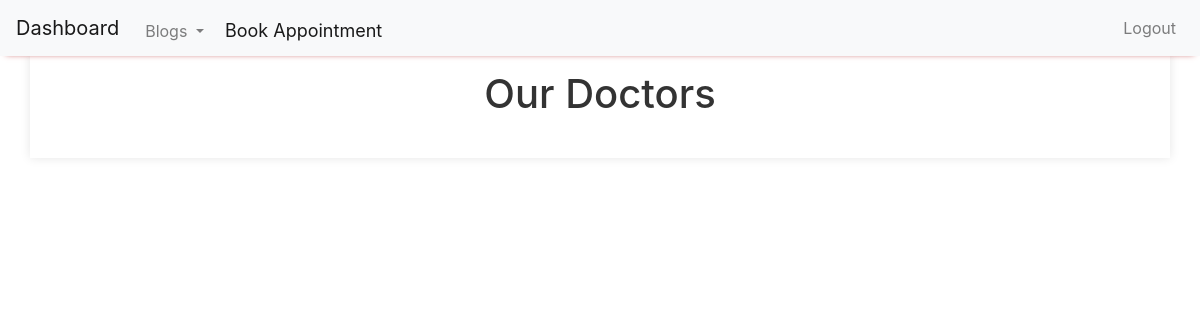
Page /appointment/ on the earlier database version.
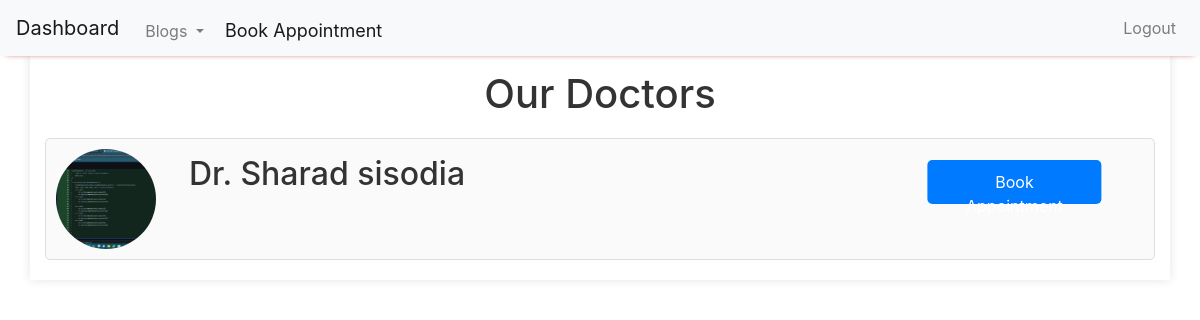
Same page on the later database version.
### formlogin/models.py (models this page shows)
class doctor(models.Model):
    user = models.ForeignKey(User, on_delete=models.CASCADE,blank=True,related_name='doctor')
    d_Username=models.CharField(max_length=20)
    d_Firstname=models.CharField(max_length=50)
    d_Lastname=models.CharField(max_length=50)
    d_Picture=models.FileField(upload_to='images/')
    d_Password=models.CharField(max_length=20)
    d_EmailId=models.CharField(max_length=50)
    d_AddressLi=models.TextField()
    d_City=models.CharField(max_length=25)
    d_State=models.CharField(max_length=25)
    d_Pincode=models.CharField(max_length=14)

### loginform/views.py (the view)
# urls.py: path('appointment/',views.appointment,name="appointment"),
def appointment(request):
    doc = doctor.objects.all()
    return render(request,"appointment.html",{'doc': doc})

### templates/appointment.html (shortened to what this page needs)
<!DOCTYPE html>
<html lang="en">
<head>
    <link rel="stylesheet" href="/static/appointment.css">
    <link rel="stylesheet" href="https://stackpath.bootstrapcdn.com/bootstrap/4.5.2/css/bootstrap.min.css">
</head>
<body>
    <nav class="navbar navbar-expand-lg navbar-light bg-light fixed-top">
        <a class="navbar-brand" href="{% url 'home' %}">Dashboard</a>
        <div class="collapse navbar-collapse" id="navbarNavDropdown">
            <ul class="navbar-nav mr-auto">
                <li class="nav-item dropdown">
                    <a class="nav-link dropdown-toggle" href="#" id="patientDropdown" role="button" data-toggle="dropdown" aria-haspopup="true" aria-expanded="false" style="position: relative; left: 2px; top: 3px;">
                        Blogs
                    </a>
                </li>
                <a class="navbar-brand" href="{% url 'appointment' %}" style="position: relative; left: 15px; top: 2px; font-size: 18px; height: 38.4191px; transform: translate(0px, 1.56863px); transition: none;">Book Appointment
                </a>
            </ul>
            <ul class="navbar-nav ml-auto">
                <li class="nav-item">
                    <a class="nav-link" href="{% url 'LogOut' %}">Logout</a>
                </li>
            </ul>
        </div>
    </nav>
    <div class="container">
        <h1>Our Doctors</h1>
        <div class="doctor-list">
            {% for details in doc %}
            <div class="doctor-item">
                <img src={{details.d_Picture}} alt="Profile Pic" class="profile-pic">
                <div class="doctor-info">
                    <h2 style="position: relative; left: 13px; top: 4px;">Dr. {{details.d_Firstname}} {{details.d_Lastname}}</h2>
                    <form method="post" action="{% url 'appointmentForm' %}">
                        <button class="book-btn" style="position: relative; left: 771px; top: -29px; width: 174.106px; height: 44.3014px; transform: translate(-19.6078px, 0px); transition: none;" value={{details.d_Username}} name="myButton">Book Appointment</button>
                    </form>
                </div>
            </div>
            {% endfor %}
        </div>
    </div>
</body>
</html>

### static/appointment.css (style rules this page uses)
body { font-family: Arial, sans-serif; margin: 0; padding: 0; background-color: #f4f4f4; }
.container { width: 80%; margin: 50px; padding: 20px; background-color: #fff; box-shadow: 0 0 10px rgba(0, 0, 0, 0.1); }
h1 { text-align: center; color: #333; }
.doctor-list { display: flex; flex-direction: column; gap: 20px; margin-top: 20px; }
.doctor-item { display: flex; align-items: center; padding: 10px; border: 1px solid #ddd; border-radius: 5px; background-color: #fafafa; }
.profile-pic { width: 100px; height: 100px; border-radius: 50%; margin-right: 20px; object-fit: cover; }
.doctor-info { flex: 1; }
.doctor-info h2 { margin: 0; color: #333; }
.book-btn { padding: 10px 20px; color: #fff; background-color: #007BFF; border: none; border-radius: 5px; cursor: pointer; transition: background-color 0.3s ease; }
.navbar { box-shadow: 0 4px 6px -6px #ba3b3b; }

Differences in the rows shown:
added doctor: d_Picture (picture), d_Firstname "Sharad", d_Lastname "sisodia"
